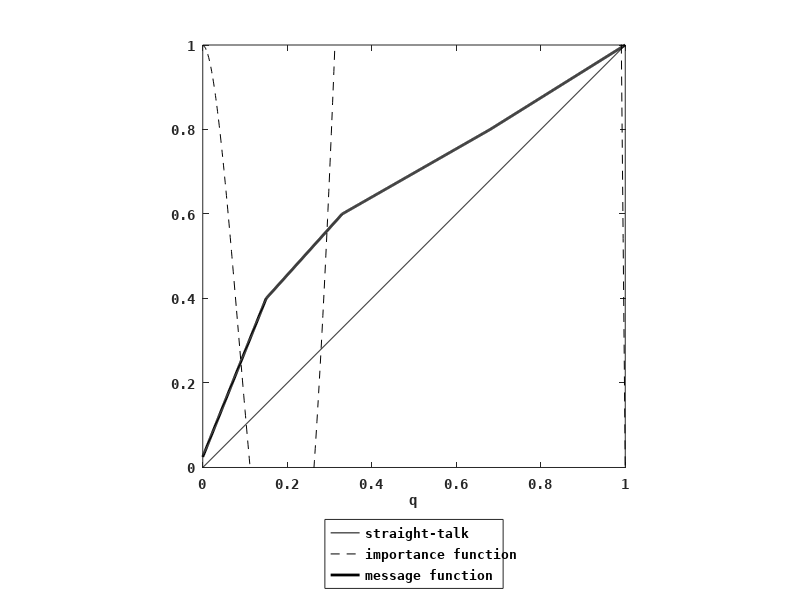

MATLAB code for this plot:
function bottlenose3
    
    % preliminary calls
    close all;
    set(0,'defaultaxesfontname','consolas');
    set(0,'defaulttextfontname','consolas');
    set(0,'defaultaxesfontweight','bold');
    set(0,'defaulttextfontweight','bold');
    set(0,'defaultaxesfontsize',10);
    set(0,'defaulttextfontsize',10);
    
    % WFA data
    if 0
        x0 = [.05,.25,.48,.65,.79,.89,.95,.97,.99];
    end 
    % Yelp
    if 1
        x0 = [.07,.15,.33,.68];
    end
    
    
    % parameters
    nplot = 1.e3; % #of plotting points
    n = length(x0)+1; % #of messages/actions
    
    % solve
    c0 = [zeros(n+1,1);.5*x0(1)];
    c_star = fsolve(@(c) f(c,x0,n),c0,optimset('MaxFunEvals',1.e5,'MaxIter',1.e4));
    c_star(1:n+1)
    
    % plot
    figure;
    xplot = linspace(0,1,nplot);
    plot(xplot,xplot,'-k'); hold on; % plot straight-talk
    plot(xplot,polyval(c_star(1:n+1),xplot),'--k'); hold on; % plot importance function 
    mplot = interp1([x0,1],(1:n)./n,xplot,'linear','extrap');
    plot(xplot,mplot,'-k','linewidth',2); hold on;
%     for j = 1:n-1
%         temp = linspace(0,(1+j)./n,nplot);
%         plot(x0(j)*ones(1,nplot),temp,'--k','linewidth',2); hold on; 
%     end
    legend('straight-talk','importance function','message function',...
        'location','southoutside');
    axis([0,1,0,1]); axis square;
    xlabel('q');

end

function y = f(c,x,n)

    a = [c(n);zeros(n-1,1)];
    for j = 1:n-1
        a(j+1)=2*x(j)-a(j);
    end
    x = [0,x,1];
    y = zeros(n+2,1);
    for j = 1:n
        y(j)=integral(@(t) (a(j)-t).*polyval(c(1:n+1),t),x(j),x(j+1));
    end
    y(n+1)=polyval(c(1:n+1),1);
    y(n+2)=polyval(c(1:n+1),0)-1;
    %c(1:n)'
    
end